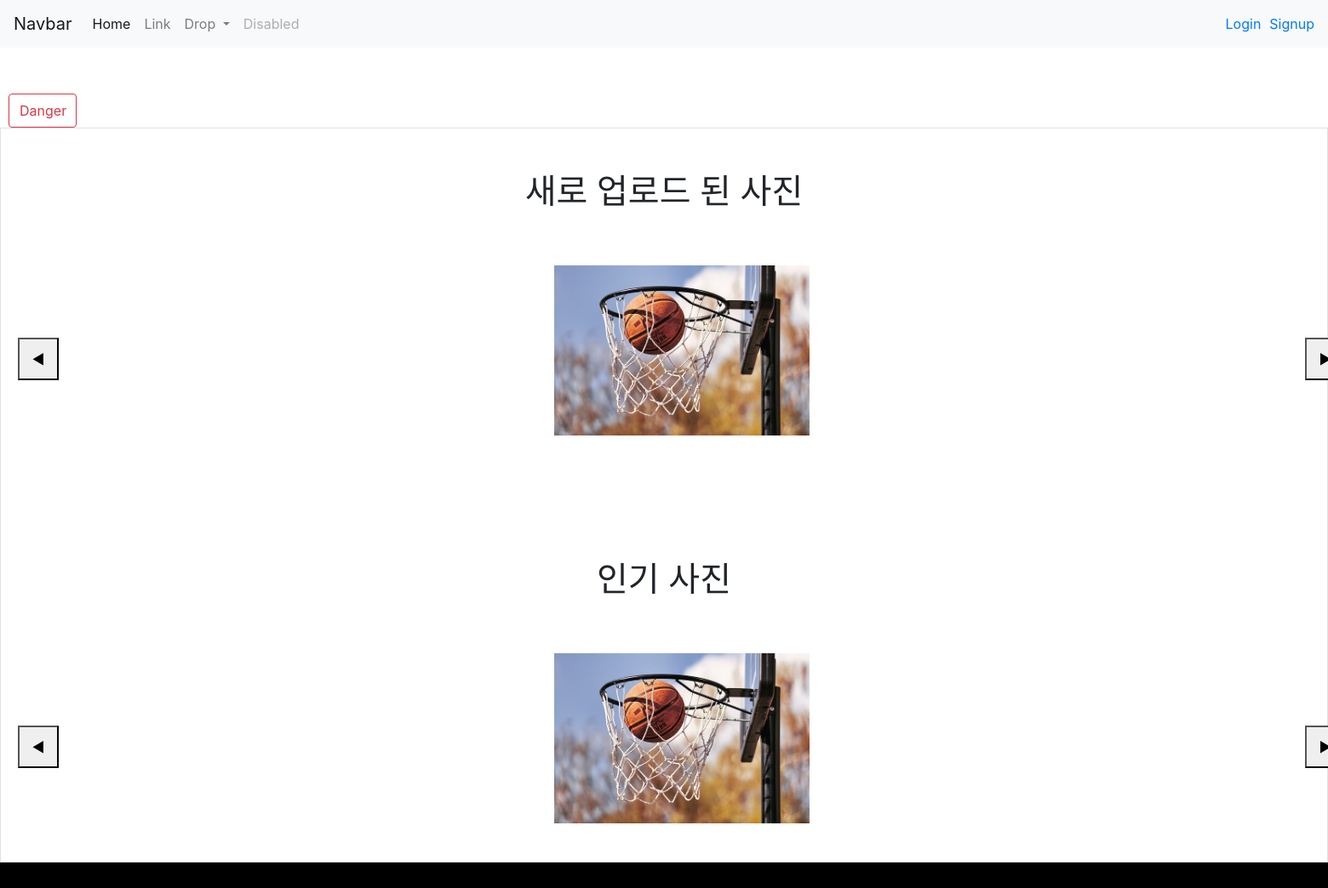
The page /photos/ on the database as committed earlier.
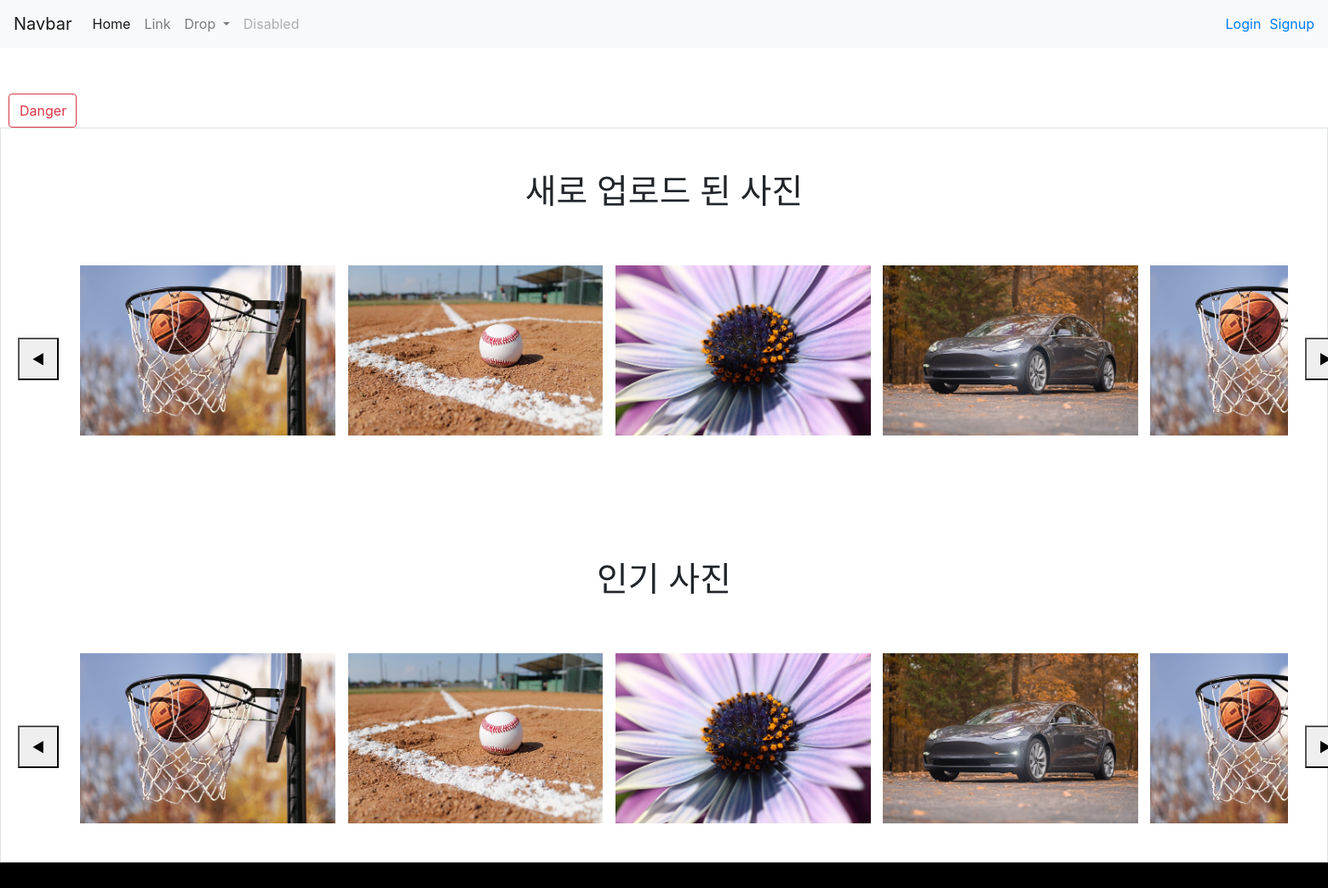
The same page on the database as committed later.
### photos/models.py (models this page shows, shortened)
class photo(models.Model):
    title = models.TextField(max_length=40, null=True)
    imgfile = models.ImageField(null=True, upload_to="", blank=True)
    content = models.TextField()
    created_at = models.DateTimeField(auto_now_add=True)
    updated_at = models.DateTimeField(auto_now=True)
    views = models.IntegerField(default=0)

### photos/views.py (the view)
# urls.py: path('', views.index,name='index'),
def index(request):
    images = photo.objects.all()
    context = {
            'A': 'A',
            'images' : images
    }
    return render(request, 'photos/index.html', context)

### templates/photos/index.html (shortened to what this page needs)
{% extends 'base.html' %}
{% load static %}
{% block content %}
<div class="button-container" style="margin-top: 70px;">
    <button type="button" class="btn btn-outline-danger" style="cursor:pointer; margin-left: 10px; width:80px; height:40px; " OnClick="location.href='/photos/PhotoUpload'">Danger</button>
</div>
<div class="border">
<h1 style="margin-top:50px;">새로 업로드 된 사진</h1>
<div style="display: flex; width: 1600px; margin: 0 auto; margin-top: 20px;">
    <button onclick="RightNew()" style="height: 50px; width: 50px; margin: 20px; margin-top: 120px;" >◀</button>
    <div id="new-image-display" style="height: 250px; width: 1500px; margin-top: 30px;  overflow: auto;  white-space: nowrap; margin-left: auto; margin-right: auto;" >
        {% for i in images %}
        <a href="{% url 'photos:detail' i.id %}"><img src="{{ i.imgfile.url }}" alt="" style="height: 200px; margin: 5px"></a>
        {% endfor %}
    </div>
    <button onclick="LeftNew()" style="height: 50px; width: 50px; margin: 20px; margin-top: 120px;" >▶</button>
</div>
<h1 style="margin-top:100px;">인기 사진</h1>
<div style="display: flex; width: 1600px; margin: 0 auto; margin-top: 20px;">
    <button onclick="RightHot()" style="height: 50px; width: 50px; margin: 20px; margin-top: 120px;" >◀</button>
    <div id="hot-image-display" style="height: 250px; width: 1500px; margin-top: 30px;  overflow: auto;  white-space: nowrap; margin-left: auto; margin-right: auto;" >
        {% for i in images %}
        <a href="{% url 'photos:detail' i.id %}"><img src="{{ i.imgfile.url }}" alt="" style="height: 200px; margin: 5px"></a>
        {% endfor %}
    </div>
    <button onclick="LeftHot()" style="height: 50px; width: 50px; margin: 20px; margin-top: 120px;" >▶</button>
</div>
</div>
{% endblock %}

### templates/base.html (shortened to what this page needs)
{% load static %}
<!DOCTYPE html>
<html lang="en">
<head>
    <link rel="stylesheet" href="{% static 'css/style.css' %}" type="text/css"/>
    <link rel="stylesheet" href="https://cdn.jsdelivr.net/npm/bootstrap@4.5.3/dist/css/bootstrap.min.css">
</head>
<body>
    <header>
        <nav class="navbar navbar-expand-lg navbar-light bg-light">
            <a class="navbar-brand" href="{% url 'photos:index' %}">Navbar</a>
            <div class="collapse navbar-collapse" id="navbarSupportedContent">
                <ul class="navbar-nav mr-auto">
                    <li class="nav-item active">
                        <a class="nav-link" href="#">Home <span class="sr-only">(current)</span></a>
                    </li>
                    <li class="nav-item">
                        <a class="nav-link" href="#">Link</a>
                    </li>
                    <li class="nav-item dropdown">
                        <a class="nav-link dropdown-toggle" href="#" id="navbarDropdown" role="button" data-toggle="dropdown" aria-haspopup="true" aria-expanded="false">
                            Drop
                        </a>
                    </li>
                    <li class="nav-item">
                        <a class="nav-link disabled" href="#" tabindex="-1" aria-disabled="true">Disabled</a>
                    </li>
                </ul>
                {% if user.is_authenticated %}
                    <a href="{% url 'accounts:profile' user.username  %}">
                        <div style="margin:6px; margin-right: 10px;" >{{ user.username }}</div>
                    </a>
                    <a href="{% url 'accounts:logout' %}">Logout</a>
                {% else %}
                    <a href="{% url 'accounts:login' %}"><div style="margin:6px; margin-right: 10px;">Login</div></a>
                    <a href="{% url 'accounts:signup' %}">Signup</a>
                {% endif %}
            </div>
        </nav>
    </header>
    <main style="margin-top: 60px; " >
        {% block content %}
        {% endblock %}
    </main>
    <footer>
    </footer>
</body>
</html>

### static/css/style.css (style rules this page uses)
header { position: fixed; top: 0; left: 0; right: 0; }
h1 { text-align: center; }
main { min-height: 800px; }
footer { height: 30px; background-color: black; }
body { flex-direction: column; justify-content: center; text-align: center; }
.border { display: flex; flex-direction: column; justify-content: center; text-align: center; }

### templates/photos/index.html (style rules this page uses)
#new-image-display { -ms-overflow-style: none; }
#hot-image-display { -ms-overflow-style: none; }

Rows that differ between the two databases and show on the page:
added photo: imgfile (picture)
added photo: imgfile (picture)
added photo: imgfile (picture)
added photo: imgfile (picture)
